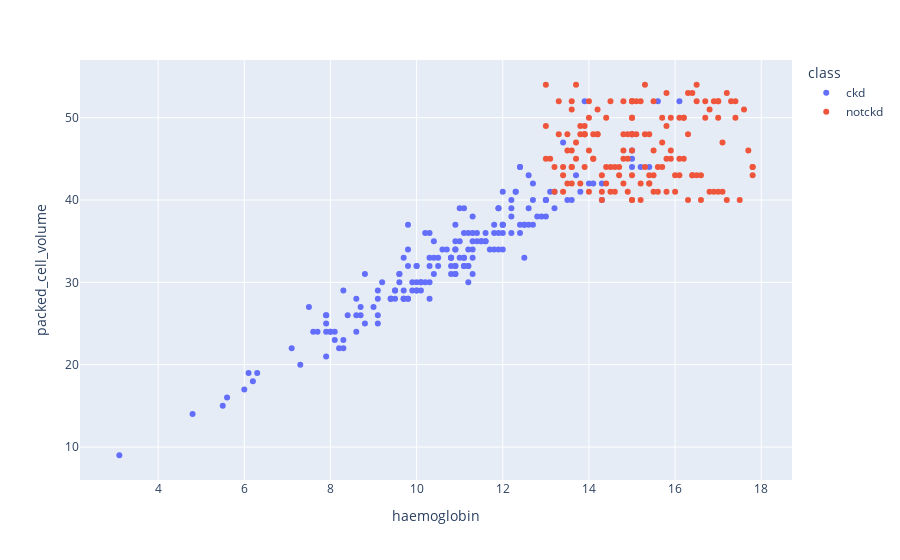

Notebook cell for this chart:
### Code cell
scatters('haemoglobin','packed_cell_volume')

### Figure 1 — Plotly figure (JSON) as saved in the notebook; plotly's stock layout.template omitted (floating-point values rounded to 4 significant figures; data arrays with more than 128 entries replaced by an {"elided": "..."} marker saying what was removed)
{"data": [{"hovertemplate": "class=ckd<br>haemoglobin=%{x}<br>packed_cell_volume=%{y}<extra></extra>", "legendgroup": "ckd", "marker": {"color": "#636efa", "symbol": "circle"}, "mode": "markers", "name": "ckd", "orientation": "v", "showlegend": true, "type": "scatter", "x": {"elided": "250 float values"}, "xaxis": "x", "y": {"elided": "250 int values"}, "yaxis": "y"}, {"hovertemplate": "class=notckd<br>haemoglobin=%{x}<br>packed_cell_volume=%{y}<extra></extra>", "legendgroup": "notckd", "marker": {"color": "#EF553B", "symbol": "circle"}, "mode": "markers", "name": "notckd", "orientation": "v", "showlegend": true, "type": "scatter", "x": {"elided": "150 float values"}, "xaxis": "x", "y": {"elided": "150 int values"}, "yaxis": "y"}], "layout": {"legend": {"title": {"text": "class"}, "tracegroupgap": 0}, "margin": {"t": 60}, "xaxis": {"anchor": "y", "domain": [0, 1], "title": {"text": "haemoglobin"}}, "yaxis": {"anchor": "x", "domain": [0, 1], "title": {"text": "packed_cell_volume"}}}}
